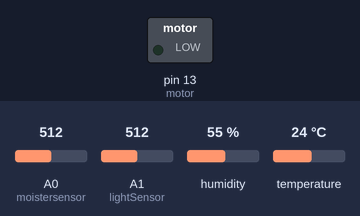
A sketch run on a simulated Arduino Uno, built with avr-gcc and run on an emulated ATmega328P. Shown: switched loads named in the sketch (green lamp = pin HIGH). The inputs (shaded band) are chosen by the test bench; at power-on: A0 (moistersensor) = 512, A1 (lightSensor) = 512, humidity 55 %, temperature 24 °C. What the sketch prints to the serial monitor is not drawn.

Above: at 1.8 s.
1.9 s: A0 (moistersensor) set to 531
At 2.3 s:
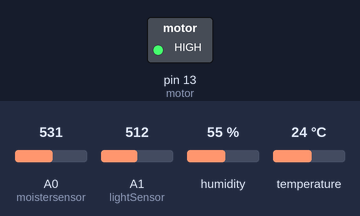
6.6 s: A1 (lightSensor) set to 109
8.1 s: A1 (lightSensor) set to 94
11.7 s: A0 (moistersensor) set to 306
At 12.8 s:
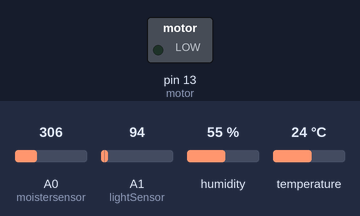
13.8 s: A0 (moistersensor) set to 716
At 14.9 s:
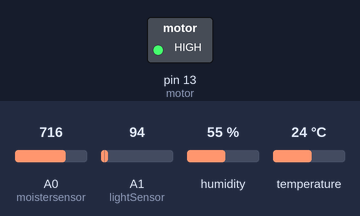
Timing chart, 0 to 16.8 s (numbered marks = the images above; inputs shaded):
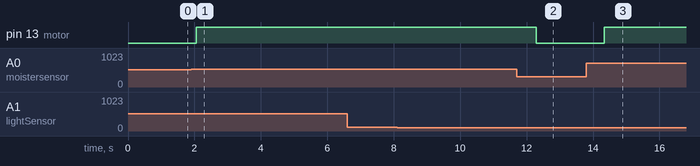

Measured:
- the behaviour switches between 521 and 522 on A0 (moistersensor) (found by bisection; images 0 and 1)
- after the input at 1.9 s, pin 13 (motor): LOW → HIGH after 0.15 s
- after the input at 6.6 s, every drawn part: stays the same
- after the input at 8.1 s, every drawn part: stays the same
- after the input at 11.7 s, pin 13 (motor): HIGH → LOW after 0.59 s
- after the input at 13.8 s, pin 13 (motor): LOW → HIGH after 0.54 s

The sketch:

arduino.ino
```cpp
#include <dht.h>

//#include <dht.h>


dht DHT;

#define DHT11_PIN 7
int moistersensor=A0;
int lightSensor=A1;
int motor = 13;
unsigned char inttensity1 = 0;
unsigned char moister1 = 0;
int temp = 0;
int hum = 0;
 int moister = 0;
 int intensity = 0;
char txPkt[50] = {0};
int cycledelay = 0;
void setup(){
  Serial.begin(9600);
   pinMode(motor, OUTPUT);
 // Serial.println("testing");
}

void loop()
{

  temp= DHT.temperature;
  hum = DHT.humidity;
//  txPkt[0] = DHT.temperature;
//  txPkt[0] = DHT.humidity;

  moister = analogRead(moistersensor);
  moister  = map(moister, 0, 1023,100, 0);
  intensity = analogRead(lightSensor);
  intensity  = map(intensity, 0, 1023, 0, 100);
  sprintf(txPkt,"field1:%3d,field2:%3d,field3:%3d,field4:%3d-",temp,hum,moister,intensity);

if(++cycledelay>5)
{
  for(int i=0; i <45;i++)
      Serial.write(txPkt[i]);

      Serial.println();
      cycledelay = 1;
}


  if(moister <50)
  {
    digitalWrite(motor, HIGH);
  }
  else
  {
    digitalWrite(motor, LOW);
  }
  int chk = DHT.read11(DHT11_PIN);
//  Serial.print("Temperature = ");
//  Serial.println(DHT.temperature);
//  Serial.print("Humidity = ");
//  Serial.println(DHT.humidity);
     delay(1000);
}
```
